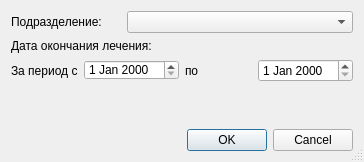
<?xml version="1.0" encoding="UTF-8"?>
<ui version="4.0">
 <class>EventPrintSetupDialog</class>
 <widget class="QDialog" name="EventPrintSetupDialog">
  <property name="geometry">
   <rect>
    <x>0</x>
    <y>0</y>
    <width>364</width>
    <height>162</height>
   </rect>
  </property>
  <property name="windowTitle">
   <string>Выбор параметров отчета</string>
  </property>
  <property name="sizeGripEnabled">
   <bool>true</bool>
  </property>
  <layout class="QGridLayout" name="gridLayout">
   <item row="3" column="0" colspan="3">
    <widget class="QWidget" name="widget" native="true">
     <layout class="QGridLayout" name="gridLayout_2">
      <property name="margin">
       <number>0</number>
      </property>
      <item row="1" column="2">
       <widget class="QDateEdit" name="begDate">
        <property name="maximumSize">
         <size>
          <width>16777215</width>
          <height>20</height>
         </size>
        </property>
       </widget>
      </item>
      <item row="1" column="4">
       <widget class="QDateEdit" name="endDate"/>
      </item>
      <item row="1" column="3">
       <widget class="QLabel" name="label_3">
        <property name="text">
         <string>по</string>
        </property>
        <property name="buddy">
         <cstring>endDate</cstring>
        </property>
       </widget>
      </item>
      <item row="1" column="1">
       <widget class="QLabel" name="label_2">
        <property name="text">
         <string>За период с</string>
        </property>
        <property name="buddy">
         <cstring>begDate</cstring>
        </property>
       </widget>
      </item>
      <item row="0" column="1" colspan="4">
       <widget class="QLabel" name="label_4">
        <property name="text">
         <string>Дата окончания лечения:</string>
        </property>
       </widget>
      </item>
     </layout>
    </widget>
   </item>
   <item row="5" column="0" colspan="3">
    <widget class="QDialogButtonBox" name="buttonBox">
     <property name="standardButtons">
      <set>QDialogButtonBox::Cancel|QDialogButtonBox::Ok</set>
     </property>
    </widget>
   </item>
   <item row="1" column="1" colspan="2">
    <widget class="COrgStructureComboBox" name="cmbOrgStructure"/>
   </item>
   <item row="1" column="0">
    <widget class="QLabel" name="label">
     <property name="text">
      <string>Подразделение:</string>
     </property>
     <property name="buddy">
      <cstring>cmbOrgStructure</cstring>
     </property>
    </widget>
   </item>
   <item row="4" column="0">
    <spacer name="verticalSpacer">
     <property name="orientation">
      <enum>Qt::Vertical</enum>
     </property>
     <property name="sizeHint" stdset="0">
      <size>
       <width>20</width>
       <height>40</height>
      </size>
     </property>
    </spacer>
   </item>
  </layout>
 </widget>
 <customwidgets>
  <customwidget>
   <class>COrgStructureComboBox</class>
   <extends>QComboBox</extends>
   <header>Orgs/OrgStructComboBoxes.h</header>
  </customwidget>
 </customwidgets>
 <tabstops>
  <tabstop>cmbOrgStructure</tabstop>
  <tabstop>begDate</tabstop>
  <tabstop>endDate</tabstop>
  <tabstop>buttonBox</tabstop>
 </tabstops>
 <resources/>
 <connections>
  <connection>
   <sender>buttonBox</sender>
   <signal>accepted()</signal>
   <receiver>EventPrintSetupDialog</receiver>
   <slot>accept()</slot>
   <hints>
    <hint type="sourcelabel">
     <x>123</x>
     <y>169</y>
    </hint>
    <hint type="destinationlabel">
     <x>231</x>
     <y>-3</y>
    </hint>
   </hints>
  </connection>
  <connection>
   <sender>buttonBox</sender>
   <signal>rejected()</signal>
   <receiver>EventPrintSetupDialog</receiver>
   <slot>reject()</slot>
   <hints>
    <hint type="sourcelabel">
     <x>181</x>
     <y>167</y>
    </hint>
    <hint type="destinationlabel">
     <x>181</x>
     <y>93</y>
    </hint>
   </hints>
  </connection>
 </connections>
</ui>
